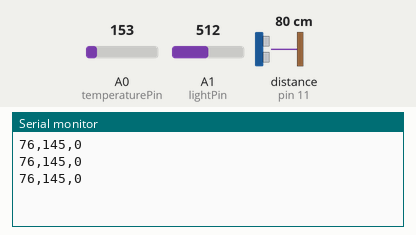
Simulated run of this sketch. Board: Arduino Uno, built with avr-gcc and run on an emulated ATmega328P. On the bench: the last lines printed to the serial monitor. Wiring (inferred from the names in the program): ultrasonic range finder: trigger pin 11; echo pin 11. The test bench sets the inputs (shaded band); at power-on: distance to the obstacle (sensor on pin 11) 80 cm, A0 (temperaturePin) = 153, A1 (lightPin) = 512. The echo pulse lasts 58.3 µs per cm.

Above: at 1.3 s.
1.4 s: distance to the obstacle (sensor on pin 11) set to 250 cm
At 2.0 s:
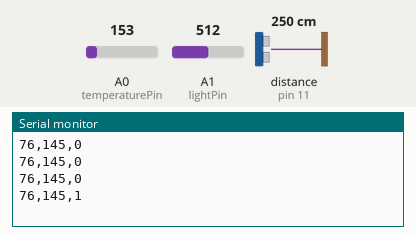
2.9 s: A0 (temperaturePin) set to 165
At 3.5 s:
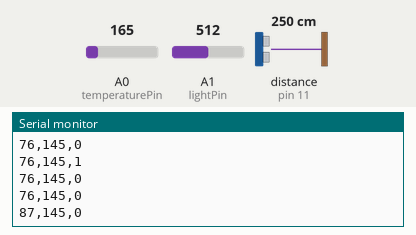
4.4 s: A1 (lightPin) set to 716
At 5.1 s:
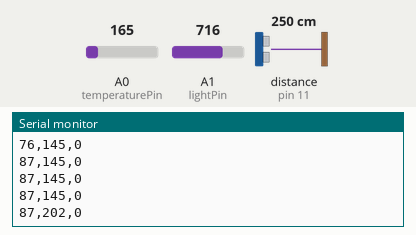
5.9 s: A0 (temperaturePin) set to 175
At 6.6 s:
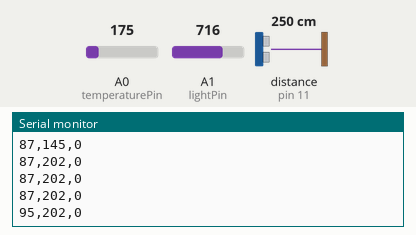
7.4 s: A1 (lightPin) set to 900
At 8.1 s:
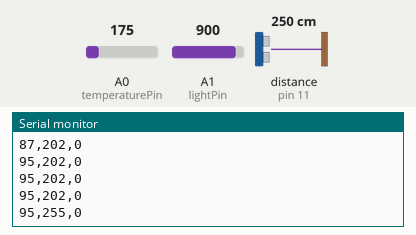
Timing chart, 0 to 9.9 s (numbered marks = the images above; inputs shaded):
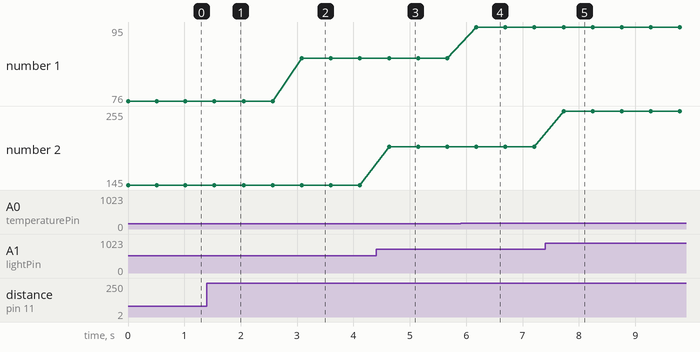

The sketch:

sketch_may31a.ino
```cpp
#include <stdlib.h>

int temperaturePin = 0;
int lightPin = 1;
int pingPin = 11;
int gatewaySizeInFeet = 6;
int countToSend=0;

unsigned int duration,inches;

void setup()
{
  Serial.begin(9600);
}

void loop()
{
  float temperature = getTemp();
  int lightLevel = getLight();
  int tempInt = (int)temperature;
  ProcessCounter();
  //char tempF[4];
  //dtostrf(temperature,4,2,tempF);
  String data = "";
  data.concat(tempInt);
  data +=",";
  data.concat(lightLevel);
  data +=",";
  data.concat(countToSend);
  Serial.println(data);
  delay(500);
}

float getTemp()
{
  float voltage = (analogRead(temperaturePin) * .004882814);
  float temperature = (((voltage - .5) *100) * 1.8) + 32;
  return temperature;
}

int getLight()
{
  int lightLevel = analogRead(lightPin);
  lightLevel = map(lightLevel,0,900,0,255);
  lightLevel = constrain(lightLevel,0,255);
  return lightLevel;
}

boolean isBlocked= false;
void ProcessCounter()
{
  int distanceInInches = getInches();
  if(distanceInInches <(gatewaySizeInFeet * 12)){
    isBlocked = true;
  }else if(isBlocked){
    isBlocked = false;
    countToSend = 1;
    return;
  }
  countToSend = 0;
}

unsigned int getInches()
{
  pinMode(pingPin, OUTPUT);          // Set pin to OUTPUT
  digitalWrite(pingPin, LOW);        // Ensure pin is low
  delayMicroseconds(2);
  digitalWrite(pingPin, HIGH);       // Start ranging
  delayMicroseconds(5);              //   with 5 microsecond burst
  digitalWrite(pingPin, LOW);        // End ranging
  pinMode(pingPin, INPUT);           // Set pin to INPUT
  duration = pulseIn(pingPin, HIGH); // Read echo pulse
  inches = duration / 74 / 2;        // Convert to inches
  //Serial.println(inches);  // Display result
  return inches;
  //delay(200);
}
```

Measured:
- after the input at 1.4 s, the serial monitor: prints a new line after 0.13 s (image 1)
- after the input at 2.9 s, the serial monitor: prints a new line after 0.18 s (image 2)
- after the input at 4.4 s, the serial monitor: prints a new line after 0.23 s (image 3)
- after the input at 5.9 s, the serial monitor: prints a new line after 0.28 s (image 4)
- after the input at 7.4 s, the serial monitor: prints a new line after 0.33 s (image 5)
- plotted number 1: 76 → 87 after the input at 2.9 s, 87 → 95 after the input at 5.9 s
- plotted number 2: 145 → 202 after the input at 4.4 s, 202 → 255 after the input at 7.4 s
